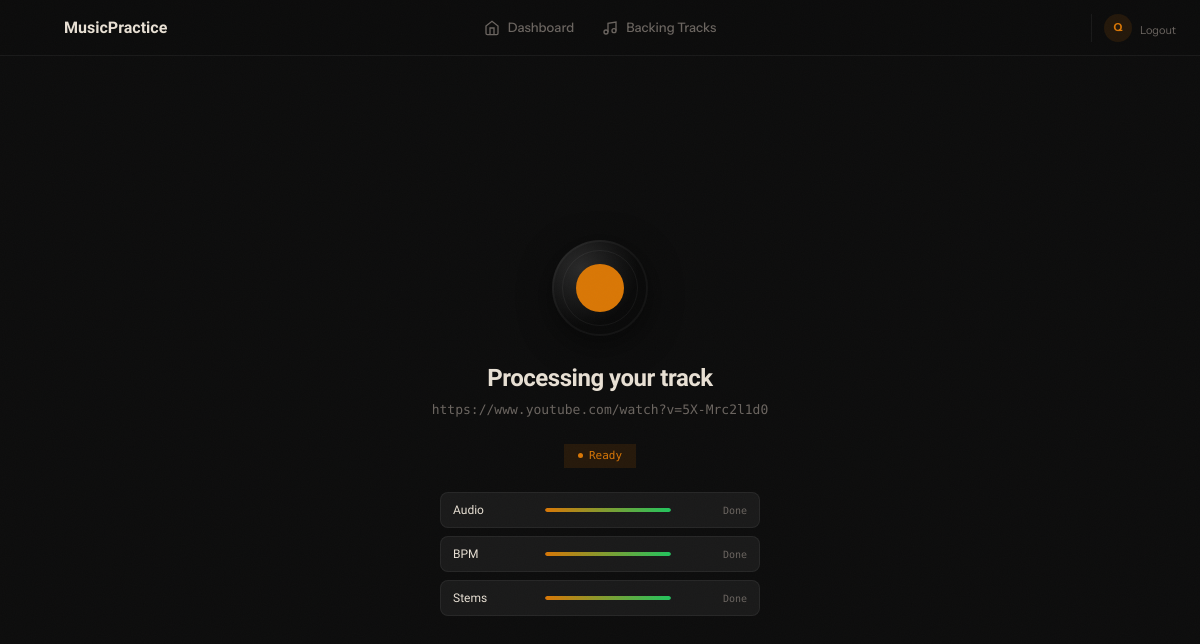
Page /backingtracks/3/status/ (signed in) on the committed database.
### backingtracks/models.py (models this page shows, shortened)
class BackingTrack(models.Model):
    STATUS_CHOICES = [
        ('queued', 'Queued'),
        ('downloading', 'Downloading'),
        ('processing', 'Processing'),
        ('ready', 'Ready'),
        ('error', 'Error'),
        ('rejected', 'Rejected'),
    ]
    user = models.ForeignKey(User, on_delete=models.CASCADE, related_name='backingtracks')
    youtube_url = models.URLField()
    title = models.CharField(max_length=200, blank=True)
    artist = models.CharField(max_length=200, blank=True)
    bpm = models.FloatField(null=True, blank=True)
    key = models.CharField(max_length=20, blank=True, default='')
    duration = models.FloatField(null=True, blank=True)
    image = models.ImageField(upload_to='track_images/', null=True, blank=True)
    status = models.CharField(max_length=20, choices=STATUS_CHOICES, default='queued')
    created_at = models.DateTimeField(auto_now_add=True)
    class Meta:
        ordering = ['-created_at']

### backingtracks/views.py (the view, shortened to what this page needs)
# urls.py: path('backingtracks/<int:track_id>/status/', views.track_status, name='track_status'),
@login_required
def track_status(request, track_id):
    track = get_object_or_404(BackingTrack, id=track_id, user=request.user)
    return render(request, 'backingtracks/processing.html', {'track': track})

### templates/backingtracks/processing.html (shortened to what this page needs)
{% extends "base.html" %}
{% block content %}
<div class="processing-view animate-scale-in">
  <div class="processing-turntable"></div>
  <div style="text-align:center;">
    <h1 style="font-family:var(--font-display);font-size:1.5rem;font-weight:700;margin-bottom:0.25rem;">Processing your track</h1>
    <p style="font-size:0.8125rem;font-family:var(--font-mono);color:var(--studio-muted);max-width:24rem;word-break:break-all;">{{ track.youtube_url }}</p>
  </div>
  <span class="processing-status">{{ track.get_status_display }}</span>
  <div class="stem-progress-list">
    <div class="stem-progress-item">
      <span class="stem-progress-name" style="font-family:var(--font-display);">Audio</span>
      <div class="stem-progress-bar">
        <div class="stem-progress-fill" style="width:{% if track.status == 'queued' %}0{% elif track.status == 'downloading' %}25{% elif track.status == 'processing' %}60{% elif track.status == 'ready' %}100{% else %}0{% endif %}%;"></div>
      </div>
      <span class="stem-progress-status">{% if track.status == 'queued' %}Waiting{% elif track.status == 'downloading' %}Download{% elif track.status == 'processing' %}Separating{% elif track.status == 'ready' %}Done{% else %}Failed{% endif %}</span>
    </div>
    <div class="stem-progress-item">
      <span class="stem-progress-name" style="font-family:var(--font-display);">BPM</span>
      <div class="stem-progress-bar">
        <div class="stem-progress-fill" style="width:{% if track.status == 'queued' %}0{% elif track.status == 'downloading' %}0{% elif track.status == 'processing' %}40{% elif track.status == 'ready' %}100{% else %}0{% endif %}%;"></div>
      </div>
      <span class="stem-progress-status">{% if track.status == 'ready' %}Done{% elif track.status == 'processing' %}Analyzing{% else %}Pending{% endif %}</span>
    </div>
    <div class="stem-progress-item">
      <span class="stem-progress-name" style="font-family:var(--font-display);">Stems</span>
      <div class="stem-progress-bar">
        <div class="stem-progress-fill" style="width:{% if track.status == 'ready' %}100{% elif track.status == 'processing' %}30{% else %}0{% endif %}%;"></div>
      </div>
      <span class="stem-progress-status">{% if track.status == 'ready' %}Done{% elif track.status == 'processing' %}Demucs{% else %}Pending{% endif %}</span>
    </div>
  </div>
</div>
{% endblock %}

### templates/base.html (shortened to what this page needs)
<!DOCTYPE html>
<html lang="en">
<head>
  <script src="https://cdn.jsdelivr.net/npm/@tailwindcss/browser@4"></script>
  <link href="https://cdn.jsdelivr.net/npm/daisyui@5" rel="stylesheet" type="text/css" />
  <link rel="stylesheet" href="/static/backingtracks/css/style.css">
</head>
<body>
  <nav class="studio-nav">
    <div class="studio-nav-brand">
      <div class="vinyl-record" style="width:28px;height:28px;"></div>
      <a href="/" style="font-family:var(--font-display);font-weight:700;font-size:1rem;color:var(--studio-text);text-decoration:none;">MusicPractice</a>
    </div>
    <div class="studio-nav-links">
      <a href="/" class="studio-nav-link {% if request.path == '/' %}active{% endif %}">
        <svg xmlns="http://www.w3.org/2000/svg" width="16" height="16" viewBox="0 0 24 24" fill="none" stroke="currentColor" stroke-width="2"><path d="M3 9l9-7 9 7v11a2 2 0 01-2 2H5a2 2 0 01-2-2z"/><polyline points="9 22 9 12 15 12 15 22"/></svg>
        Dashboard
      </a>
      <a href="/backingtracks/" class="studio-nav-link {% if request.path == '/backingtracks/' %}active{% endif %}">
        <svg xmlns="http://www.w3.org/2000/svg" width="16" height="16" viewBox="0 0 24 24" fill="none" stroke="currentColor" stroke-width="2"><path d="M9 18V5l12-2v13"/><circle cx="6" cy="18" r="3"/><circle cx="18" cy="16" r="3"/></svg>
        Backing Tracks
      </a>
    </div>
    <div class="studio-nav-actions">
      {% if user.is_authenticated %}
        <div style="display:flex;align-items:center;gap:0.5rem;margin-left:0.5rem;padding-left:0.75rem;border-left:1px solid var(--studio-border);">
          <div style="width:28px;height:28px;border-radius:50%;display:flex;align-items:center;justify-content:center;font-size:0.6875rem;font-weight:700;background:var(--studio-amber-dim);color:var(--studio-amber);flex-shrink:0;">{{ user.username|first|upper }}</div>
          <form method="post" action="/logout/" style="display:inline;">
            <button type="submit" style="font-size:0.6875rem;color:var(--studio-muted);background:none;border:none;cursor:pointer;">Logout</button>
          </form>
        </div>
      {% endif %}
    </div>
  </nav>
  <main class="studio-main">
    <div class="studio-content">
      {% block content %}{% endblock %}
    </div>
  </main>
</body>
</html>

### static/backingtracks/css/style.css (style rules this page uses)
:root { --studio-bg: #0D0D0D; --studio-surface: #141414; --studio-panel: #1A1A1A; --studio-border: rgba(255, 255, 255, 0.06); --studio-text: #E8E0D4; --studio-muted: #6B6560; --studio-dim: #3A3530; --studio-amber: #D97706; --studio-amber-dim: rgba(217, 119, 6, 0.12); --studio-orange: #EA580C; --studio-green: #22C55E; --studio-red: #EF4444; --studio-blue: #3B82F6; --studio-glow-amber: 0 0 20px rgba(217, 119, 6, 0.2); --studio-glow-green: 0 0 12px rgba(34, 197, 94, 0.3); --studio-glow-red: 0 0 12px rgba(239, 68, 68, 0.3); --font-display: 'Bricolage Grotesque', system-ui, sans-serif; --font-body: 'Instrument Sans', system-ui, sans-serif; --font-mono: 'DM Mono', 'JetBrains Mono', monospace; --radius-sm: 4px; --radius-md: 8px; --radius-lg: 12px; }
* { margin: 0; padding: 0; box-sizing: border-box; }
html { scroll-behavior: smooth; }
body { font-family: var(--font-body); background: var(--studio-bg); color: var(--studio-text); min-height: 100vh; }
h1, h2, h3, h4, h5, h6 { font-family: var(--font-display); letter-spacing: -0.02em; }
body::after { content: ''; position: fixed; inset: 0; z-index: 9999; pointer-events: none; opacity: 0.02; background-repeat: repeat; background-size: 256px 256px; }
.studio-nav { position: fixed; top: 0; left: 0; right: 0; z-index: 100; display: grid; grid-template-columns: 1fr auto 1fr; align-items: center; padding: 0 1.5rem; height: 56px; background: rgba(13, 13, 13, 0.85); backdrop-filter: blur(24px) saturate(1.3); -webkit-backdrop-filter: blur(24px) saturate(1.3); border-bottom: 1px solid var(--studio-border); }
.studio-nav-brand { display: flex; align-items: center; gap: 0.75rem; justify-self: start; }
.studio-nav-links { display: flex; align-items: center; gap: 0.25rem; justify-self: center; }
.studio-nav-link { display: flex; align-items: center; gap: 0.5rem; padding: 0.375rem 0.75rem; border-radius: var(--radius-sm); font-size: 0.8125rem; font-weight: 500; color: var(--studio-muted); text-decoration: none; transition: all 0.15s ease; white-space: nowrap; }
.studio-nav-actions { display: flex; align-items: center; gap: 0.5rem; justify-self: end; }
.studio-main { padding-top: 56px; min-height: 100vh; }
.studio-content { max-width: 1400px; margin: 0 auto; padding: 2rem 1.5rem; }
.processing-view { display: flex; flex-direction: column; align-items: center; justify-content: center; min-height: calc(100vh - 56px - 4rem); text-align: center; gap: 1.5rem; }
.processing-turntable { width: 96px; height: 96px; border-radius: 50%; background: radial-gradient(circle at 30% 30%, #2A2A2A 0%, #0A0A0A 60%); box-shadow: 0 8px 32px rgba(0,0,0,0.5), inset 0 0 0 2px rgba(255,255,255,0.04); position: relative; animation: spin-slow 4s linear infinite; }
.processing-turntable::before { content: ''; position: absolute; inset: 10px; border-radius: 50%; border: 1px solid rgba(255,255,255,0.05); }
.processing-turntable::after { content: ''; position: absolute; inset: 24px; border-radius: 50%; background: var(--studio-amber); box-shadow: 0 0 24px var(--studio-glow-amber); }
.processing-status { font-size: 0.6875rem; font-family: var(--font-mono); color: var(--studio-amber); background: var(--studio-amber-dim); padding: 0.25rem 0.875rem; border-radius: var(--radius-full); display: inline-flex; align-items: center; gap: 0.375rem; }
.processing-status::before { content: ''; width: 5px; height: 5px; border-radius: 50%; background: var(--studio-amber); animation: pulse-dot 1.5s ease-in-out infinite; }
.stem-progress-list { display: flex; flex-direction: column; gap: 0.5rem; width: 320px; max-width: 100%; }
.stem-progress-item { display: flex; align-items: center; gap: 0.75rem; padding: 0.5rem 0.75rem; background: var(--studio-panel); border: 1px solid var(--studio-border); border-radius: var(--radius-md); }
.stem-progress-name { font-size: 0.75rem; font-weight: 500; width: 5rem; flex-shrink: 0; text-align: left; }
.stem-progress-bar { flex: 1; height: 4px; background: rgba(255, 255, 255, 0.04); border-radius: 2px; overflow: hidden; }
.stem-progress-fill { height: 100%; background: linear-gradient(90deg, var(--studio-amber), var(--studio-green)); border-radius: 2px; width: 0%; transition: width 0.5s ease; }
.stem-progress-status { font-size: 0.625rem; font-family: var(--font-mono); width: 4rem; text-align: right; color: var(--studio-muted); }
.animate-scale-in { animation: scale-in 0.35s ease both; }

### rows in the picture
BackingTrack: youtube_url "https://www.youtube.com/watch?v=5X-Mrc2l1d0", status "Ready"

### other values in the picture
{{ user.username|first|upper }} "Q"
